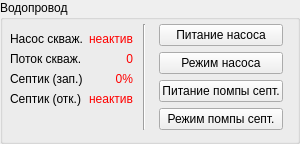
                 <widget class="QGroupBox" name="box_WaterOvw">
                  <property name="minimumSize">
                   <size>
                    <width>300</width>
                    <height>129</height>
                   </size>
                  </property>
                  <property name="maximumSize">
                   <size>
                    <width>300</width>
                    <height>16777215</height>
                   </size>
                  </property>
                  <property name="title">
                   <string>Водопровод</string>
                  </property>
                  <layout class="QHBoxLayout" name="horizontalLayout_8">
                   <property name="leftMargin">
                    <number>7</number>
                   </property>
                   <property name="topMargin">
                    <number>4</number>
                   </property>
                   <property name="rightMargin">
                    <number>7</number>
                   </property>
                   <item>
                    <layout class="QFormLayout" name="formLayout_8">
                     <property name="topMargin">
                      <number>8</number>
                     </property>
                     <property name="rightMargin">
                      <number>4</number>
                     </property>
                     <property name="bottomMargin">
                      <number>4</number>
                     </property>
                     <item row="0" column="0">
                      <widget class="QLabel" name="lbl_ReadOnly61">
                       <property name="text">
                        <string>Насос скваж.</string>
                       </property>
                      </widget>
                     </item>
                     <item row="0" column="1">
                      <widget class="QLabel" name="lbl_WaterPumpStat">
                       <property name="text">
                        <string>&lt;html&gt;&lt;head/&gt;&lt;body&gt;&lt;p&gt;&lt;span style=&quot; color:#ff0000;&quot;&gt;неактив&lt;/span&gt;&lt;/p&gt;&lt;/body&gt;&lt;/html&gt;</string>
                       </property>
                       <property name="alignment">
                        <set>Qt::AlignRight|Qt::AlignTrailing|Qt::AlignVCenter</set>
                       </property>
                      </widget>
                     </item>
                     <item row="1" column="0">
                      <widget class="QLabel" name="lbl_ReadOnly62">
                       <property name="text">
                        <string>Поток скваж.</string>
                       </property>
                      </widget>
                     </item>
                     <item row="1" column="1">
                      <widget class="QLabel" name="lbl_WaterPumpFlow">
                       <property name="text">
                        <string>&lt;html&gt;&lt;head/&gt;&lt;body&gt;&lt;p&gt;&lt;span style=&quot; color:#ff0000;&quot;&gt;0&lt;/span&gt;&lt;/p&gt;&lt;/body&gt;&lt;/html&gt;</string>
                       </property>
                       <property name="alignment">
                        <set>Qt::AlignRight|Qt::AlignTrailing|Qt::AlignVCenter</set>
                       </property>
                      </widget>
                     </item>
                     <item row="2" column="0">
                      <widget class="QLabel" name="lbl_ReadOnly63">
                       <property name="text">
                        <string>Септик (зап.)</string>
                       </property>
                      </widget>
                     </item>
                     <item row="2" column="1">
                      <widget class="QLabel" name="lbl_WaterSewageFull">
                       <property name="text">
                        <string>&lt;html&gt;&lt;head/&gt;&lt;body&gt;&lt;p&gt;&lt;span style=&quot; color:#ff0000;&quot;&gt;0%&lt;/span&gt;&lt;/p&gt;&lt;/body&gt;&lt;/html&gt;</string>
                       </property>
                       <property name="alignment">
                        <set>Qt::AlignRight|Qt::AlignTrailing|Qt::AlignVCenter</set>
                       </property>
                       <property name="textInteractionFlags">
                        <set>Qt::NoTextInteraction</set>
                       </property>
                      </widget>
                     </item>
                     <item row="3" column="0">
                      <widget class="QLabel" name="lbl_ReadOnly64">
                       <property name="text">
                        <string>Септик (отк.)</string>
                       </property>
                      </widget>
                     </item>
                     <item row="3" column="1">
                      <widget class="QLabel" name="lbl_WaterSewagePumpOutStat">
                       <property name="text">
                        <string>&lt;html&gt;&lt;head/&gt;&lt;body&gt;&lt;p&gt;&lt;span style=&quot; color:#ff0000;&quot;&gt;неактив&lt;/span&gt;&lt;/p&gt;&lt;/body&gt;&lt;/html&gt;</string>
                       </property>
                       <property name="alignment">
                        <set>Qt::AlignRight|Qt::AlignTrailing|Qt::AlignVCenter</set>
                       </property>
                      </widget>
                     </item>
                    </layout>
                   </item>
                   <item>
                    <widget class="Line" name="line_8">
                     <property name="orientation">
                      <enum>Qt::Vertical</enum>
                     </property>
                    </widget>
                   </item>
                   <item>
                    <layout class="QVBoxLayout" name="verticalLayout_4">
                     <property name="leftMargin">
                      <number>7</number>
                     </property>
                     <property name="topMargin">
                      <number>0</number>
                     </property>
                     <property name="rightMargin">
                      <number>7</number>
                     </property>
                     <item>
                      <widget class="QPushButton" name="btn_WaterPumpPowerStat">
                       <property name="minimumSize">
                        <size>
                         <width>80</width>
                         <height>20</height>
                        </size>
                       </property>
                       <property name="text">
                        <string>Питание насоса</string>
                       </property>
                      </widget>
                     </item>
                     <item>
                      <widget class="QPushButton" name="btn_WaterPumpPowerMode">
                       <property name="minimumSize">
                        <size>
                         <width>80</width>
                         <height>20</height>
                        </size>
                       </property>
                       <property name="text">
                        <string>Режим насоса</string>
                       </property>
                      </widget>
                     </item>
                     <item>
                      <widget class="QPushButton" name="btn_WaterSewagePumpPowerStat">
                       <property name="minimumSize">
                        <size>
                         <width>80</width>
                         <height>20</height>
                        </size>
                       </property>
                       <property name="text">
                        <string>Питание помпы септ.</string>
                       </property>
                      </widget>
                     </item>
                     <item>
                      <widget class="QPushButton" name="btn_WaterSewagePumpPowerMode">
                       <property name="minimumSize">
                        <size>
                         <width>80</width>
                         <height>20</height>
                        </size>
                       </property>
                       <property name="text">
                        <string>Режим помпы септ.</string>
                       </property>
                      </widget>
                     </item>
                    </layout>
                   </item>
                  </layout>
                 </widget>
